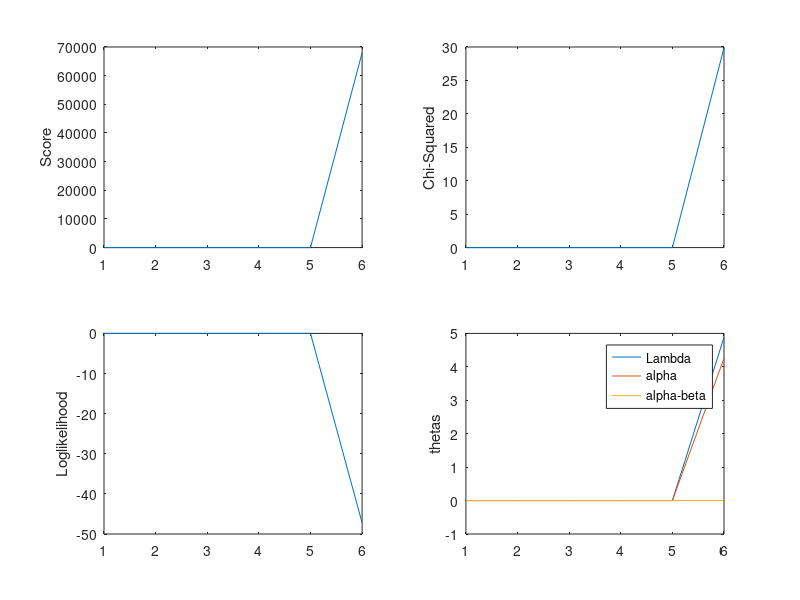

The MATLAB source for this figure:
% enter data from Emily
% imposes constraint on Lambda but leaves in the scoring
%used Genetics paper form to IRLS in Avise et al (1987)
% This model fixes the marginal row counts from each cross
clear all
N(1,1) = 103
N(1,2) = 167
N(1,3) = 126
N(2,1) = 142
N(2,2) =  86
N(2,3) =  58
N(3,1) = 170
N(3,2) = 108
N(3,3) =  88
NN = 0
k = 0
m = 7
for i=1:3
    for j=1:3
        k = k + 1
         O(k) = log(N(i,j));
        NN = NN + N(i,j);
    end
end
for i=1:3
    NR(i) = 0
    for j=1:3
        NR(i) = NR(i) + N(i,j)
    end
end
% use regression to initialize IRLS
X = [ 1 0 0 1 -1 0 1 0 0; 1 0 0 -1 1 0 1 0 0; 1 0 0 -1 -1 0 -1 0 0; 0 1 0 0 -1 -1 0 -1 1; 0 1 0 0 1 -1 0 1 0; 0 1 0 0 -1 1 0 1 0; 0 0 1 1 0 -1 0 0 1; 0 0 1 -1 0 -1 0 0 -1; 0 0 1 1 0 -1 0 0 1]
X = [ 1 1 -1 0 1 0 0; 1 -1 1 0 1 0 0; 1 -1 -1 0 -1 0 0; 1 0 -1 -1 0 -1 1; 1 0 1 -1 0 1 0; 1 0 -1 1 0 1 0; 1 1 0 -1 0 0 1; 1 -1 0 -1 0 0 -1; 1 1 0 -1 0 0 1]
X = [ 1 0 0 1 0 0 0; 1 0 0 -1 0 0 0; 1 0 0 -1 0 0 0; 0 1 0 0 -1 -1 0; 0 1 0 0 -1 1 0; 0 1 0 0 1 -1 0; 0 0 1 1 -1 0 -1; 0 0 1 -1 -1 0 -1; 0 0 1 -1 1 0 1]
H = X'*X
O = O'
theta0 = inv(H)*X'*O
Pred = (X*theta0)
Exp=exp(Pred)
Obs=exp(O)
X2 = 0;
for i=1:9
    X2 = X2 + ((Obs(i))-Exp(i))^2/Exp(i)
end
for i=1:3
      k = 3*(i-1)
    ER(i) = 0
    for j=1:3
        ER(i) = ER(i) + Exp(k+j)
    end
end
'initial',X2,theta0
%IRLS
beta = theta0
iter = 100
%start IRLS
error = 1000
while error > 10^-8
   % calculate Ks from model and parameters
K = exp(X*beta)
for i=1:3
   k = 3*(i-1)
   for j=1:3
       K(k+j) = K(k+j)/NR(i)
   end
end
    A = diag(K)
    A = inv(A)
   
         info = X'*A*X
         info = NN*info
         VAR = inv(info)
         S = A*O
         Y = S + NN*A*X*beta
         betastar=VAR*X'*Y
        Pred = (X*betastar)
        Exp = exp(Pred)
        for i=1:3
      k = 3*(i-1)
      % calculate expected marginal counts for each cross
    ER(i) = 0;
    for j=1:3
        ER(i) = ER(i) + Exp(k+j);
    end
        end
% After getting expected margins, update the betastar to enforce these
% margins
         for i=1:3
    betastar(i)=betastar(i) - log(ER(i)/NR(i));
         end
    % update predictions once the margins are enforced for each cross
      Pred = (X*betastar)
        Exp = exp(Pred)   
%calculate error in marginal counts of crosses
        diff = ER(1) -NR(1) + ER(2) - NR(2) + ER(3) - NR(3)
        Obs=exp(O)
        X2 = 0;
        for i=1:9
            X2 = X2 +(Obs(i)-Exp(i))^2/Exp(i);
        end
        k
        X2
        chisq(k) = X2;
        error = (betastar-beta)'*(betastar-beta)
        rel = (beta)'*(beta)
        error = error/rel
        beta = betastar;
        for i=1:m
            sd(i) = sqrt(VAR(i,i));
        end
        sdd = sd'
        parameters = [beta,sdd]
        Score(k) = sum(X'*Y);
        lnL=0;
        for i=1:9
            lnL = lnL + O(i)*log(K(i));
        end
        Like(k) = lnL;
        beta1(k) = beta(1);
        beta2(k) = beta(2);
        beta4(k) = beta(4);
        
end
subplot(2,2,1)
plot(1:k,Score)
ylabel('Score')
subplot(2,2,2)
plot(1:k,chisq)
ylabel('Chi-Squared')
subplot(2,2,3)
plot(1:k,Like)
ylabel('Loglikelihood')
subplot(2,2,4)
xx=1:k;
plot(xx,beta1,xx,beta2,xx,beta4)
legend('Lambda','alpha','alpha-beta')
ylabel('thetas')